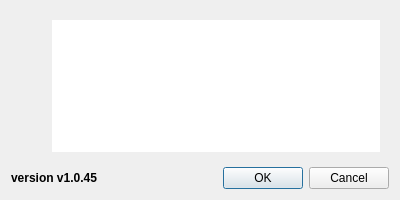
<?xml version="1.0" encoding="UTF-8"?>
<ui version="4.0">
 <class>MessageDialog</class>
 <widget class="QDialog" name="MessageDialog">
  <property name="geometry">
   <rect>
    <x>0</x>
    <y>0</y>
    <width>400</width>
    <height>200</height>
   </rect>
  </property>
  <property name="minimumSize">
   <size>
    <width>400</width>
    <height>200</height>
   </size>
  </property>
  <property name="maximumSize">
   <size>
    <width>400</width>
    <height>200</height>
   </size>
  </property>
  <property name="windowTitle">
   <string>Box SimpleShare</string>
  </property>
  <layout class="QVBoxLayout" name="verticalLayout">
   <item>
    <layout class="QHBoxLayout" name="horizontalLayout">
     <property name="spacing">
      <number>12</number>
     </property>
     <property name="margin">
      <number>9</number>
     </property>
     <item>
      <layout class="QVBoxLayout" name="verticalLayout_2">
       <item>
        <widget class="QLabel" name="label_2">
         <property name="text">
          <string/>
         </property>
         <property name="pixmap">
          <pixmap resource="resources.qrc">:/res/icon.ico</pixmap>
         </property>
        </widget>
       </item>
       <item>
        <spacer name="verticalSpacer">
         <property name="orientation">
          <enum>Qt::Vertical</enum>
         </property>
         <property name="sizeHint" stdset="0">
          <size>
           <width>20</width>
           <height>40</height>
          </size>
         </property>
        </spacer>
       </item>
      </layout>
     </item>
     <item>
      <widget class="QTextBrowser" name="textBrowser">
       <property name="autoFillBackground">
        <bool>false</bool>
       </property>
       <property name="styleSheet">
        <string notr="true"/>
       </property>
       <property name="frameShape">
        <enum>QFrame::NoFrame</enum>
       </property>
       <property name="frameShadow">
        <enum>QFrame::Plain</enum>
       </property>
       <property name="verticalScrollBarPolicy">
        <enum>Qt::ScrollBarAlwaysOff</enum>
       </property>
       <property name="horizontalScrollBarPolicy">
        <enum>Qt::ScrollBarAlwaysOff</enum>
       </property>
       <property name="openExternalLinks">
        <bool>false</bool>
       </property>
      </widget>
     </item>
    </layout>
   </item>
   <item>
    <layout class="QHBoxLayout" name="horizontalLayout_2">
     <item>
      <widget class="QLabel" name="versionLabel">
       <property name="sizePolicy">
        <sizepolicy hsizetype="Expanding" vsizetype="Fixed">
         <horstretch>0</horstretch>
         <verstretch>0</verstretch>
        </sizepolicy>
       </property>
       <property name="font">
        <font>
         <weight>75</weight>
         <bold>true</bold>
        </font>
       </property>
       <property name="text">
        <string>version v1.0.45</string>
       </property>
      </widget>
     </item>
     <item>
      <widget class="QDialogButtonBox" name="buttonBox">
       <property name="orientation">
        <enum>Qt::Horizontal</enum>
       </property>
       <property name="standardButtons">
        <set>QDialogButtonBox::Cancel|QDialogButtonBox::Ok</set>
       </property>
      </widget>
     </item>
    </layout>
   </item>
  </layout>
 </widget>
 <resources>
  <include location="resources.qrc"/>
 </resources>
 <connections>
  <connection>
   <sender>buttonBox</sender>
   <signal>accepted()</signal>
   <receiver>MessageDialog</receiver>
   <slot>accept()</slot>
   <hints>
    <hint type="sourcelabel">
     <x>248</x>
     <y>254</y>
    </hint>
    <hint type="destinationlabel">
     <x>157</x>
     <y>274</y>
    </hint>
   </hints>
  </connection>
  <connection>
   <sender>buttonBox</sender>
   <signal>rejected()</signal>
   <receiver>MessageDialog</receiver>
   <slot>reject()</slot>
   <hints>
    <hint type="sourcelabel">
     <x>316</x>
     <y>260</y>
    </hint>
    <hint type="destinationlabel">
     <x>286</x>
     <y>274</y>
    </hint>
   </hints>
  </connection>
 </connections>
</ui>
